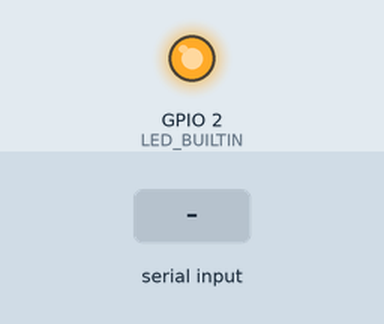
Recording of a sketch running on a simulated ESP32. Parts: output pins drawn as LEDs (lit = HIGH). The inputs (shaded band) are chosen by the test bench. Random numbers use the default seed unless the sketch sets one; USB keyboard and mouse output is not drawn; what the sketch prints to the serial monitor is not drawn.

Above: at 1.3 s.
1.4 s: "g" received over Serial
3.0 s: "1" received over Serial
Timing chart, 0 to 6.0 s (numbered marks = the images above; inputs shaded):
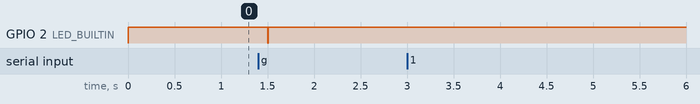

The sketch:

esp_keyboard.ino
```cpp
#include <BleKeyboard.h>

int LED_BUILTIN = 2;

BleKeyboard bleKeyboard("ArduinoBT", "KK", 100);

void blinkLights(int d) {
  digitalWrite(LED_BUILTIN, HIGH);
  delay(d);
  digitalWrite(LED_BUILTIN, LOW);
  delay(d);
}

void setup() {
  Serial.begin(115200); // set BAUD

  pinMode(LED_BUILTIN, OUTPUT); // enable LED

  Serial.println("Starting up..");
  bleKeyboard.setDelay(50);
  bleKeyboard.begin();
}

void loop() {
  if(bleKeyboard.isConnected()) {
    while(Serial.available() == 0) {
      Serial.println("Waiting for commands..");
      digitalWrite(LED_BUILTIN, HIGH);
      delay(250);
    }

    digitalWrite(LED_BUILTIN, LOW);

    int in = Serial.read();
    switch (in) {
      case 'g':
        if (random(1,4) == 1) {
          Serial.println("Sending 'Hello world'...");
          bleKeyboard.print("Hello world");
        }

        if (random(1,4) == 1) {
          for (int i=1; i <= random(1,8); i++) {
            Serial.println("Sending KEY_UP_ARROW...");
            bleKeyboard.write(KEY_UP_ARROW);
          }
        }

        if (random(1,4) == 1) {
          for (int i=1; i <= random(1,8); i++) {
            Serial.println("Sending KEY_DOWN_ARROW...");
            bleKeyboard.write(KEY_DOWN_ARROW);
          }
        }

        if (random(1,4) == 1) {
          for (int i=1; i <= random(1,8); i++) {
            Serial.println("Sending KEY_LEFT_ARROW...");
            bleKeyboard.write(KEY_LEFT_ARROW);
          }
        }

        if (random(1,4) == 1) {
          for (int i=1; i <= random(1,8); i++) {
            Serial.println("Sending KEY_RIGHT_ARROW...");
            bleKeyboard.write(KEY_RIGHT_ARROW);
          }
        }

        for (int i=1; i <= random(1,15); i++) {
          Serial.println("Sending KEY_TAB...");
          bleKeyboard.write(KEY_TAB);
        }

        //Serial.println("Sending KEY_RETURN...");
        //bleKeyboard.write(KEY_RETURN);
        Serial.println("Sending ' '...");
        bleKeyboard.write(' ');

        break;
      default:
        Serial.println(in);

        break;
    }
  } else {
    Serial.println("Disconnected..");

    for (int i=1; i <= 4; i++)
      blinkLights(250);
  }
}
```

Measured:
- after the input at 1.4 s, GPIO 2 (LED_BUILTIN): HIGH → LOW after 0.10 s, → HIGH 0.01 s later
